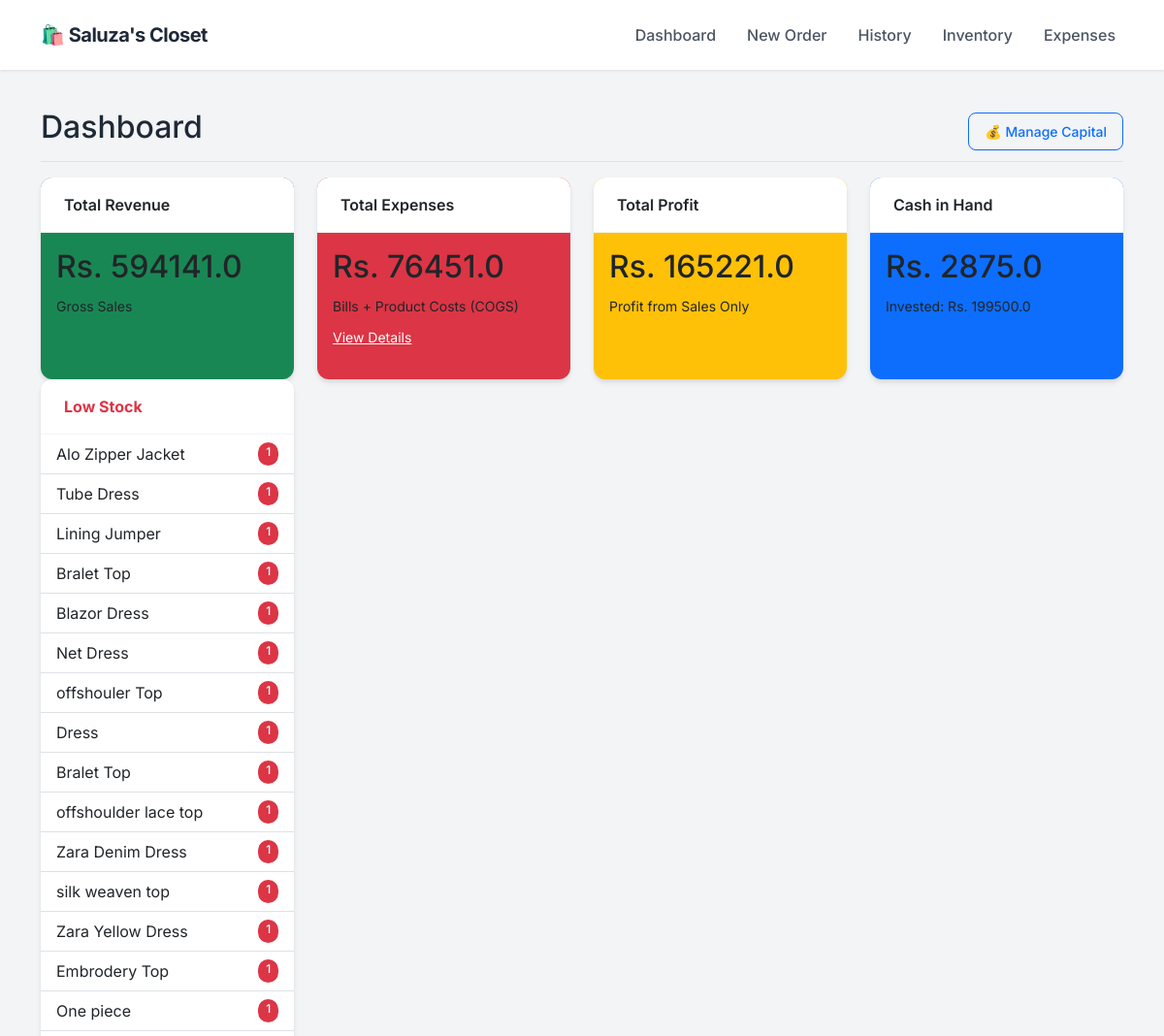
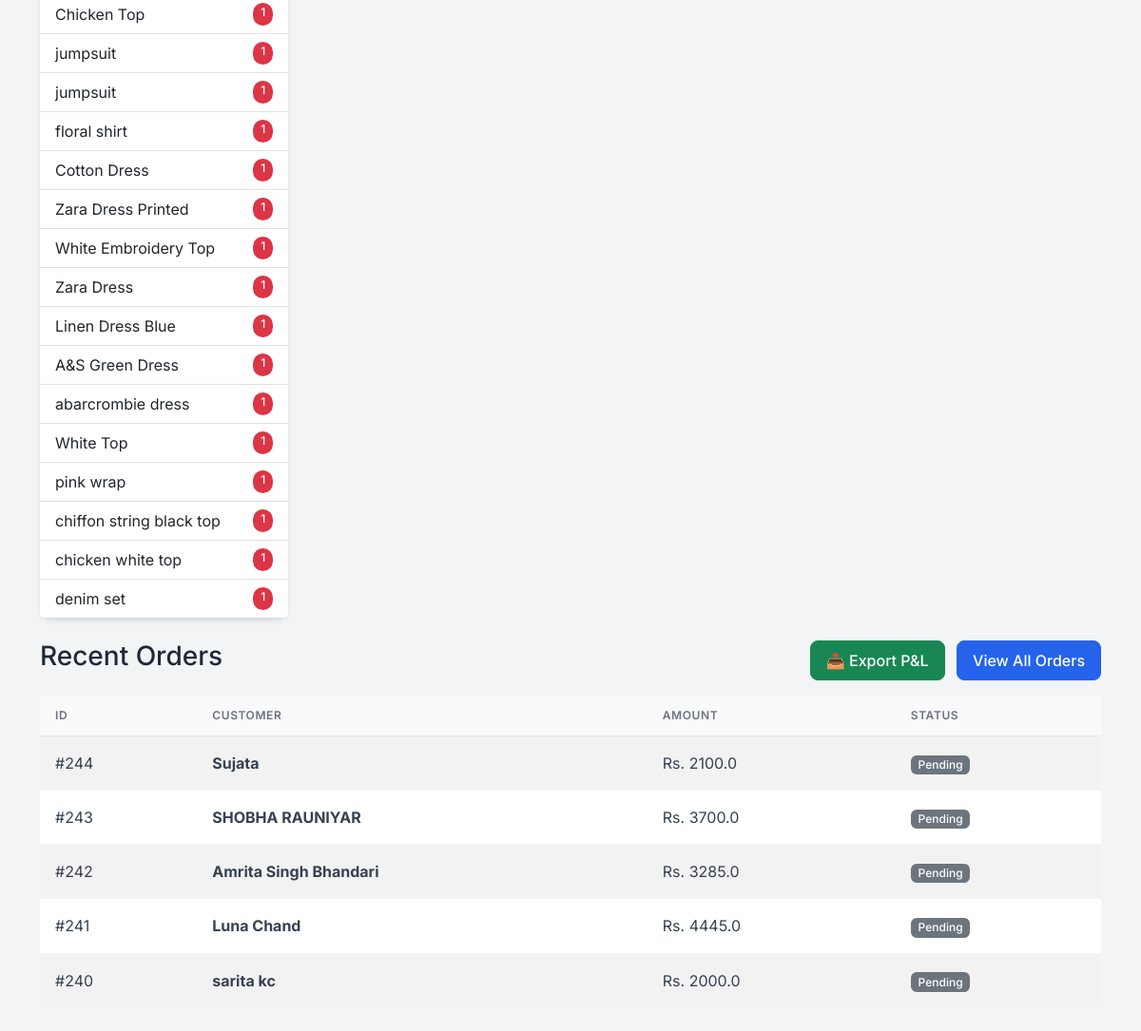
Before: / with the older database file (2 pictures, top to bottom).
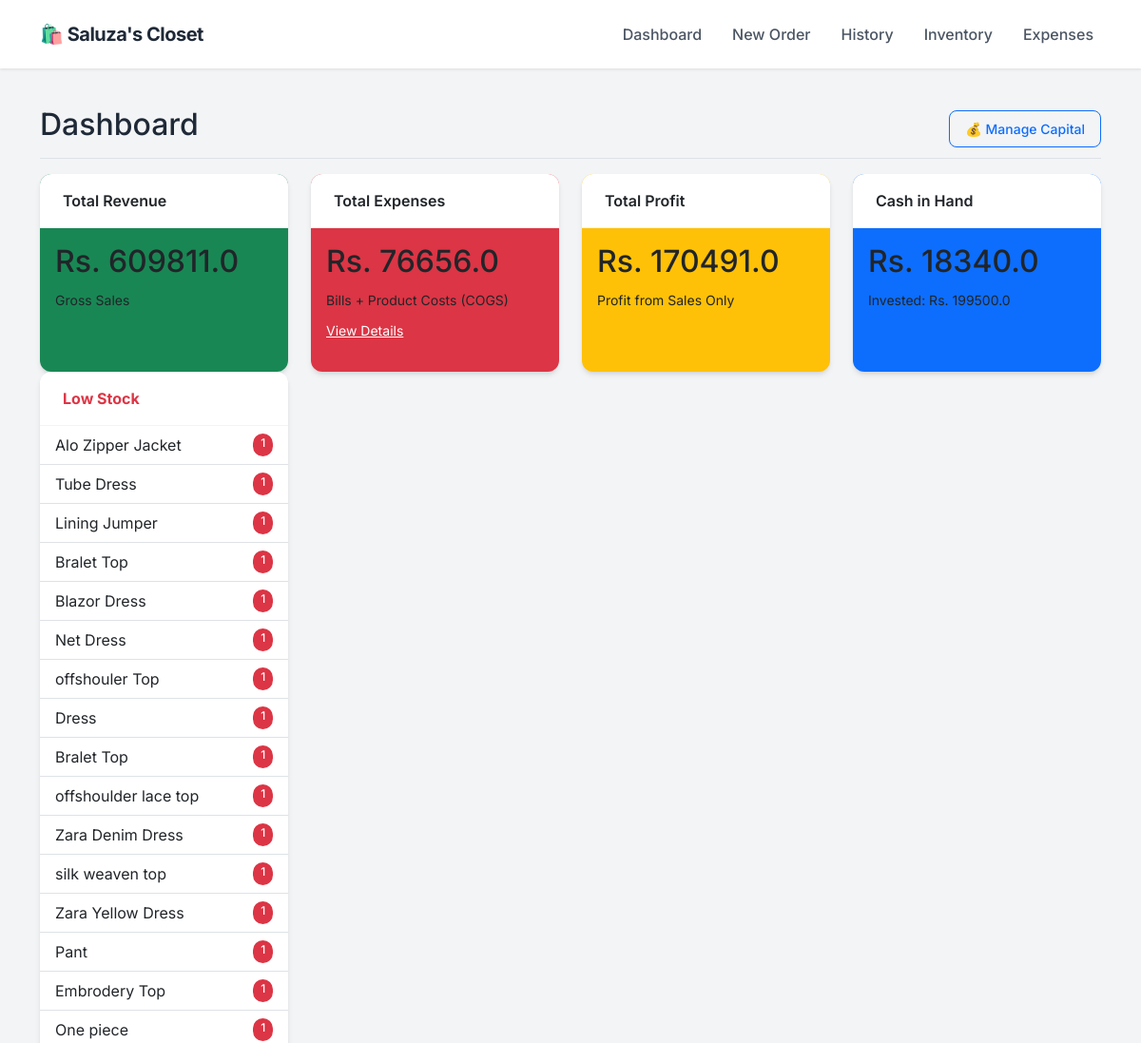
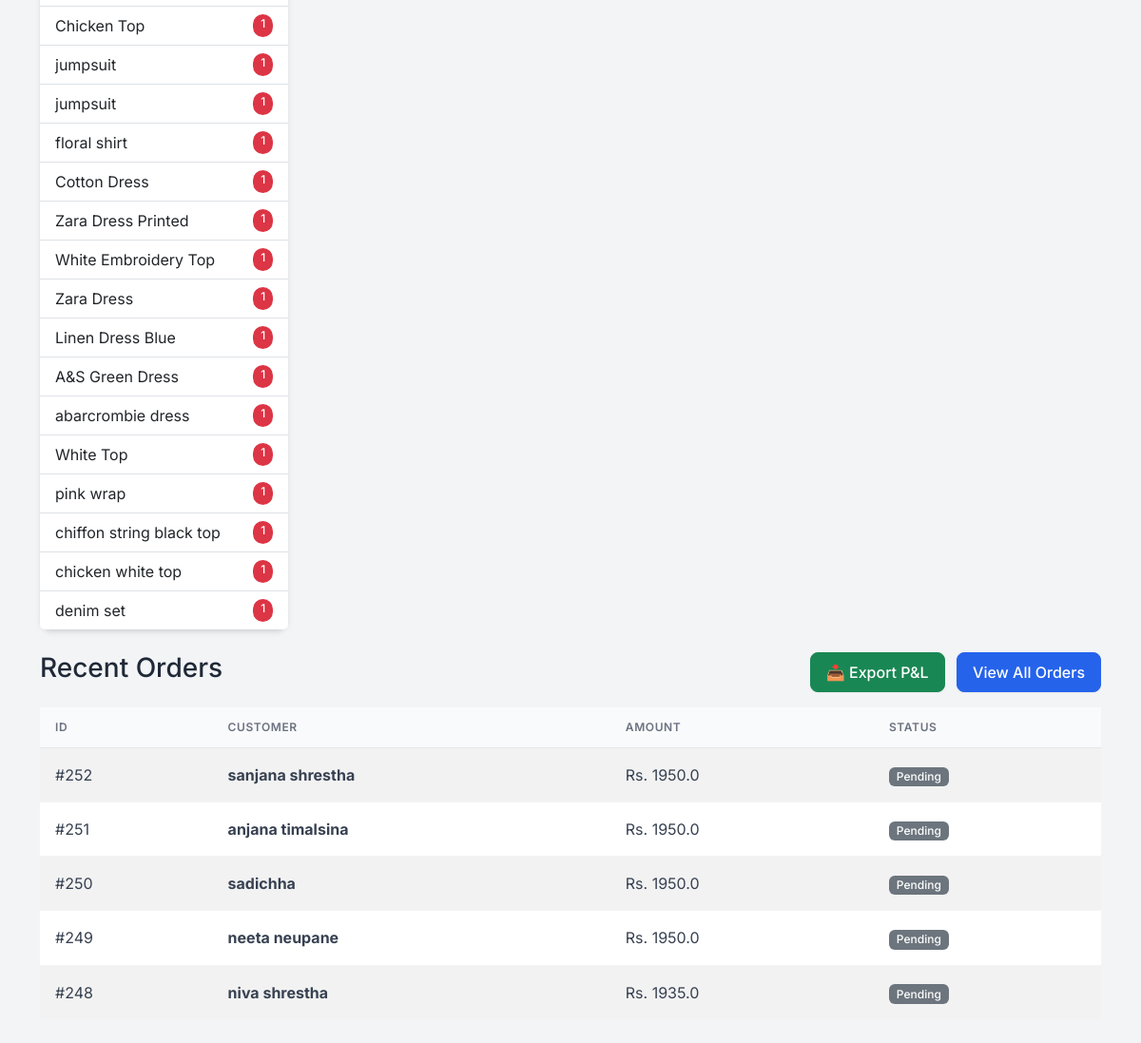
After: the same page with the newer database file (2 pictures, top to bottom).
### app.py (models this page shows)
class Product(db.Model):
    id = db.Column(db.Integer, primary_key=True)
    sku = db.Column(db.String(50), unique=True, nullable=True)
    name = db.Column(db.String(100), nullable=False)
    size = db.Column(db.String(10), nullable=False)
    cost_price = db.Column(db.Float, default=0.0)
    price = db.Column(db.Float, nullable=False)
    stock = db.Column(db.Integer, default=0)
    image = db.Column(db.String(100), nullable=True)

class Order(db.Model):
    id = db.Column(db.Integer, primary_key=True)
    customer_name = db.Column(db.String(100), nullable=False)
    phone = db.Column(db.String(20), nullable=False)
    address = db.Column(db.String(200), nullable=True)
    date = db.Column(db.DateTime, default=datetime.utcnow)
    total_amount = db.Column(db.Float, default=0.0)
    profit = db.Column(db.Float, default=0.0)
    status = db.Column(db.String(20), default='Pending')
    items = db.relationship('OrderItem', backref='order', lazy=True)

### app.py (the view)
@app.route('/')
def dashboard():
    total_investment = db.session.query(db.func.sum(Investment.amount)).scalar() or 0
    total_sales = db.session.query(db.func.sum(Order.total_amount)).scalar() or 0
    manual_expenses = db.session.query(db.func.sum(Expense.amount)).scalar() or 0
    current_inventory_cost = 0
    products = Product.query.all()
    for p in products:
        current_inventory_cost += (p.stock * p.cost_price)
    gross_profit = db.session.query(db.func.sum(Order.profit)).scalar() or 0
    cost_of_sold_goods = total_sales - gross_profit
    total_product_spend = current_inventory_cost + cost_of_sold_goods
    cash_in_hand = (total_investment + total_sales) - (total_product_spend + manual_expenses)
    net_profit = gross_profit # As you requested previously (Sales Profit only)
    recent_orders = Order.query.order_by(Order.date.desc()).limit(5).all()
    low_stock = Product.query.filter(Product.stock < 2, Product.stock > 0).all()
    out_of_stock = Product.query.filter(Product.stock == 0).all()
    investments = Investment.query.order_by(Investment.date.desc()).all()
    return render_template('dashboard.html',
                           sales=total_sales,
                           gross_profit=gross_profit,
                           expenses=manual_expenses,
                           net_profit=net_profit,
                           cash_in_hand=cash_in_hand, # <--- NEW DATA
                           total_investment=total_investment, # <--- NEW DATA
                           orders=recent_orders,
                           investments=investments,
                           low_stock=low_stock,
                           out_of_stock=out_of_stock)

### templates/dashboard.html (shortened to what this page needs)
{% extends "layout.html" %}
{% block content %}
<div class="d-flex justify-content-between flex-wrap flex-md-nowrap align-items-center pt-3 pb-2 mb-3 border-bottom">
    <h1 class="h2">Dashboard</h1>
    <div class="btn-toolbar mb-2 mb-md-0">
        <button type="button" class="btn btn-sm btn-outline-primary" data-bs-toggle="modal" data-bs-target="#investmentHistoryModal">
    💰 Manage Capital
</button>
    </div>
</div>
<div class="row mb-4">
    <div class="col-md-3">
        <div class="card text-dark bg-success mb-3 h-100">
            <div class="card-header">Total Revenue</div>
            <div class="card-body">
                <h2 class="card-title">Rs. {{ sales }}</h2>
                <small>Gross Sales</small>
            </div>
        </div>
    </div>
    <div class="col-md-3">
        <div class="card text-dark bg-danger mb-3 h-100">
            <div class="card-header">Total Expenses</div>
            <div class="card-body">
                <h2 class="card-title">Rs. {{ expenses }}</h2>
                <small>Bills + Product Costs (COGS)</small> <div class="mt-2">
                    <a href="/expenses" class="text-white text-decoration-underline small">View Details</a>
                </div>
            </div>
        </div>
    </div>
    <div class="col-md-3">
        <div class="card text-dark bg-warning mb-3 h-100">
            <div class="card-header">Total Profit</div>
            <div class="card-body">
                <h2 class="card-title">Rs. {{ net_profit }}</h2>
                <small>Profit from Sales Only</small>
            </div>
        </div>
    </div>
    <div class="col-md-3">
        <div class="card text-dark bg-primary mb-3 h-100">
            <div class="card-header">Cash in Hand</div>
            <div class="card-body">
                <h2 class="card-title">Rs. {{ cash_in_hand }}</h2>
                <small>Invested: Rs. {{ total_investment }}</small>
            </div>
        </div>
    </div>
    <div class="col-md-3">
        <div class="card border-danger h-100">
            <div class="card-header bg-transparent text-danger fw-bold">Low Stock</div>
            <ul class="list-group list-group-flush list-group-sm">
                {% for item in low_stock %}
                <li class="list-group-item d-flex justify-content-between">
                    <span>{{ item.name }}</span>
                    <span class="badge bg-danger rounded-pill">{{ item.stock }}</span>
                </li>
                {% endfor %}
            </ul>
        </div>
    </div>
</div>
<div class="d-flex justify-content-between align-items-center mb-3">
    <h3>Recent Orders</h3>
    <div>
        <a href="/export_excel" class="btn btn-success me-2">📥 Export P&L</a>
        <a href="/orders" class="btn btn-primary">View All Orders</a>
    </div>
</div>
<table class="table table-striped bg-white align-middle">
    <thead>
        <tr>
            <th>ID</th>
            <th>Customer</th>
            <th>Amount</th>
            <th>Status</th>
        </tr>
    </thead>
    <tbody>
        {% for order in orders %}
        <tr>
            <td>#{{ order.id }}</td>
            <td><strong>{{ order.customer_name }}</strong></td>
            <td>Rs. {{ order.total_amount }}</td>
            <td><span class="badge bg-secondary">{{ order.status }}</span></td>
        </tr>
        {% endfor %}
    </tbody>
</table>
{% endblock %}

Changed rows visible on the page:
no longer on this page (row unchanged): Order: id "244", customer_name "Sujata", total_amount "2100.0", status "Pending"
no longer on this page (row unchanged): Order: id "243", customer_name "SHOBHA RAUNIYAR", total_amount "3700.0", status "Pending"
no longer on this page (row unchanged): Order: id "242", customer_name "Amrita Singh Bhandari", total_amount "3285.0", status "Pending"
no longer on this page (row unchanged): Order: id "241", customer_name "Luna Chand", total_amount "4445.0", status "Pending"
no longer on this page (row unchanged): Order: id "240", customer_name "sarita kc", total_amount "2000.0", status "Pending"
now on this page (row edited): Product: name "Pant", stock "1"
added Order: id "252", customer_name "sanjana shrestha", total_amount "1950.0", status "Pending"
added Order: id "251", customer_name "anjana timalsina", total_amount "1950.0", status "Pending"
added Order: id "250", customer_name "sadichha", total_amount "1950.0", status "Pending"
added Order: id "249", customer_name "neeta neupane", total_amount "1950.0", status "Pending"
added Order: id "248", customer_name "niva shrestha", total_amount "1935.0", status "Pending"
Other visible differences:
{{ sales }}: "594141.0" → "609811.0"
{{ expenses }}: "76451.0" → "76656.0"
{{ net_profit }}: "165221.0" → "170491.0"
{{ cash_in_hand }}: "2875.0" → "18340.0"
